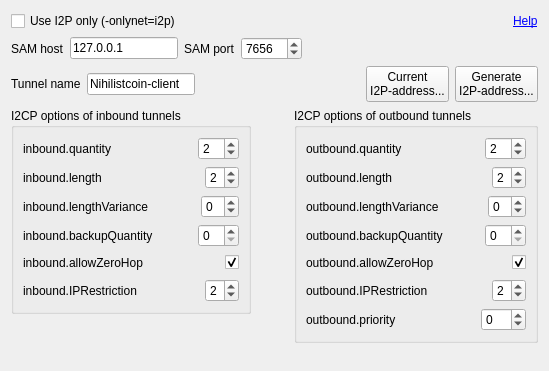
<?xml version="1.0" encoding="UTF-8"?>
<ui version="4.0">
 <class>I2POptionsWidget</class>
 <widget class="QWidget" name="I2POptionsWidget">
  <property name="geometry">
   <rect>
    <x>0</x>
    <y>0</y>
    <width>549</width>
    <height>371</height>
   </rect>
  </property>
  <property name="windowTitle">
   <string>Form</string>
  </property>
  <layout class="QVBoxLayout" name="verticalLayout_5">
   <item>
    <layout class="QHBoxLayout" name="horizontalLayout_15">
     <item>
      <widget class="QCheckBox" name="checkBoxUseI2POnly">
       <property name="text">
        <string>Use I2P only (-onlynet=i2p)</string>
       </property>
      </widget>
     </item>
     <item>
      <spacer name="horizontalSpacer_15">
       <property name="orientation">
        <enum>Qt::Horizontal</enum>
       </property>
       <property name="sizeHint" stdset="0">
        <size>
         <width>40</width>
         <height>20</height>
        </size>
       </property>
      </spacer>
     </item>
     <item>
      <widget class="QLabel" name="label">
       <property name="toolTip">
        <string>http://www.i2p2.i2p/i2cp.html#options</string>
       </property>
       <property name="text">
        <string>&lt;a href=&quot;http://www.i2p2.i2p/i2cp.html#options&quot;&gt;Help&lt;/a&gt;</string>
       </property>
       <property name="textFormat">
        <enum>Qt::RichText</enum>
       </property>
       <property name="openExternalLinks">
        <bool>true</bool>
       </property>
       <property name="textInteractionFlags">
        <set>Qt::TextBrowserInteraction</set>
       </property>
      </widget>
     </item>
    </layout>
   </item>
   <item>
    <layout class="QHBoxLayout" name="horizontalLayout_16">
     <item>
      <widget class="QLabel" name="labelSAMHost">
       <property name="text">
        <string>SAM host</string>
       </property>
      </widget>
     </item>
     <item>
      <widget class="QLineEdit" name="lineEditSAMHost">
       <property name="sizePolicy">
        <sizepolicy hsizetype="Fixed" vsizetype="Fixed">
         <horstretch>0</horstretch>
         <verstretch>0</verstretch>
        </sizepolicy>
       </property>
       <property name="text">
        <string>127.0.0.1</string>
       </property>
      </widget>
     </item>
     <item>
      <widget class="QLabel" name="labelSAMPort">
       <property name="text">
        <string>SAM port</string>
       </property>
      </widget>
     </item>
     <item>
      <widget class="QSpinBox" name="spinBoxSAMPort">
       <property name="minimum">
        <number>1</number>
       </property>
       <property name="maximum">
        <number>65535</number>
       </property>
       <property name="value">
        <number>7656</number>
       </property>
      </widget>
     </item>
     <item>
      <spacer name="horizontalSpacer_17">
       <property name="orientation">
        <enum>Qt::Horizontal</enum>
       </property>
       <property name="sizeHint" stdset="0">
        <size>
         <width>40</width>
         <height>20</height>
        </size>
       </property>
      </spacer>
     </item>
    </layout>
   </item>
   <item>
    <layout class="QHBoxLayout" name="horizontalLayout_17">
     <item>
      <widget class="QLabel" name="labelTunnelName">
       <property name="text">
        <string>Tunnel name</string>
       </property>
      </widget>
     </item>
     <item>
      <widget class="QLineEdit" name="lineEditTunnelName">
       <property name="sizePolicy">
        <sizepolicy hsizetype="Preferred" vsizetype="Fixed">
         <horstretch>0</horstretch>
         <verstretch>0</verstretch>
        </sizepolicy>
       </property>
       <property name="minimumSize">
        <size>
         <width>0</width>
         <height>0</height>
        </size>
       </property>
       <property name="text">
        <string>Nihilistcoin-client</string>
       </property>
      </widget>
     </item>
     <item>
      <spacer name="horizontalSpacer_18">
       <property name="orientation">
        <enum>Qt::Horizontal</enum>
       </property>
       <property name="sizeHint" stdset="0">
        <size>
         <width>40</width>
         <height>20</height>
        </size>
       </property>
      </spacer>
     </item>
     <item>
      <widget class="QPushButton" name="pushButtonCurrentI2PAddress">
       <property name="text">
        <string>Current
I2P-address...</string>
       </property>
      </widget>
     </item>
     <item>
      <widget class="QPushButton" name="pushButtonGenerateI2PAddress">
       <property name="text">
        <string>Generate
I2P-address...</string>
       </property>
      </widget>
     </item>
    </layout>
   </item>
   <item>
    <layout class="QHBoxLayout" name="horizontalLayout_14">
     <item>
      <layout class="QVBoxLayout" name="verticalLayout_4">
       <item>
        <widget class="QGroupBox" name="groupBoxInbound">
         <property name="title">
          <string>I2CP options of inbound tunnels</string>
         </property>
         <layout class="QVBoxLayout" name="verticalLayout">
          <item>
           <layout class="QHBoxLayout" name="horizontalLayout">
            <item>
             <widget class="QLabel" name="labelInboundQuantity">
              <property name="text">
               <string>inbound.quantity </string>
              </property>
             </widget>
            </item>
            <item>
             <spacer name="horizontalSpacer">
              <property name="orientation">
               <enum>Qt::Horizontal</enum>
              </property>
              <property name="sizeHint" stdset="0">
               <size>
                <width>40</width>
                <height>20</height>
               </size>
              </property>
             </spacer>
            </item>
            <item>
             <widget class="QSpinBox" name="spinBoxInboundQuantity">
              <property name="minimum">
               <number>1</number>
              </property>
              <property name="maximum">
               <number>16</number>
              </property>
              <property name="value">
               <number>2</number>
              </property>
             </widget>
            </item>
           </layout>
          </item>
          <item>
           <layout class="QHBoxLayout" name="horizontalLayout_2">
            <item>
             <widget class="QLabel" name="labelInboundLength">
              <property name="text">
               <string>inbound.length </string>
              </property>
             </widget>
            </item>
            <item>
             <spacer name="horizontalSpacer_2">
              <property name="orientation">
               <enum>Qt::Horizontal</enum>
              </property>
              <property name="sizeHint" stdset="0">
               <size>
                <width>40</width>
                <height>20</height>
               </size>
              </property>
             </spacer>
            </item>
            <item>
             <widget class="QSpinBox" name="spinBoxInboundLength">
              <property name="minimum">
               <number>0</number>
              </property>
              <property name="maximum">
               <number>7</number>
              </property>
              <property name="value">
               <number>2</number>
              </property>
             </widget>
            </item>
           </layout>
          </item>
          <item>
           <layout class="QHBoxLayout" name="horizontalLayout_3">
            <item>
             <widget class="QLabel" name="labelInboundLengthVariance">
              <property name="text">
               <string>inbound.lengthVariance</string>
              </property>
             </widget>
            </item>
            <item>
             <spacer name="horizontalSpacer_3">
              <property name="orientation">
               <enum>Qt::Horizontal</enum>
              </property>
              <property name="sizeHint" stdset="0">
               <size>
                <width>40</width>
                <height>20</height>
               </size>
              </property>
             </spacer>
            </item>
            <item>
             <widget class="QSpinBox" name="spinBoxInboundLengthVariance">
              <property name="minimum">
               <number>-7</number>
              </property>
              <property name="maximum">
               <number>7</number>
              </property>
             </widget>
            </item>
           </layout>
          </item>
          <item>
           <layout class="QHBoxLayout" name="horizontalLayout_4">
            <item>
             <widget class="QLabel" name="labelInboundBackupQuality">
              <property name="text">
               <string>inbound.backupQuantity </string>
              </property>
             </widget>
            </item>
            <item>
             <spacer name="horizontalSpacer_4">
              <property name="orientation">
               <enum>Qt::Horizontal</enum>
              </property>
              <property name="sizeHint" stdset="0">
               <size>
                <width>40</width>
                <height>20</height>
               </size>
              </property>
             </spacer>
            </item>
            <item>
             <widget class="QSpinBox" name="spinBoxInboundBackupQuality"/>
            </item>
           </layout>
          </item>
          <item>
           <layout class="QHBoxLayout" name="horizontalLayout_5">
            <item>
             <widget class="QLabel" name="labelInboundAllowZeroHop">
              <property name="text">
               <string>inbound.allowZeroHop </string>
              </property>
             </widget>
            </item>
            <item>
             <spacer name="horizontalSpacer_5">
              <property name="orientation">
               <enum>Qt::Horizontal</enum>
              </property>
              <property name="sizeHint" stdset="0">
               <size>
                <width>40</width>
                <height>20</height>
               </size>
              </property>
             </spacer>
            </item>
            <item>
             <widget class="QCheckBox" name="checkBoxInboundAllowZeroHop">
              <property name="checked">
               <bool>true</bool>
              </property>
             </widget>
            </item>
           </layout>
          </item>
          <item>
           <layout class="QHBoxLayout" name="horizontalLayout_6">
            <item>
             <widget class="QLabel" name="labelInboundIPRestriction">
              <property name="text">
               <string>inbound.IPRestriction</string>
              </property>
             </widget>
            </item>
            <item>
             <spacer name="horizontalSpacer_6">
              <property name="orientation">
               <enum>Qt::Horizontal</enum>
              </property>
              <property name="sizeHint" stdset="0">
               <size>
                <width>40</width>
                <height>20</height>
               </size>
              </property>
             </spacer>
            </item>
            <item>
             <widget class="QSpinBox" name="spinBoxInboundIPRestriction">
              <property name="maximum">
               <number>4</number>
              </property>
              <property name="value">
               <number>2</number>
              </property>
             </widget>
            </item>
           </layout>
          </item>
         </layout>
        </widget>
       </item>
       <item>
        <spacer name="verticalSpacer">
         <property name="orientation">
          <enum>Qt::Vertical</enum>
         </property>
         <property name="sizeHint" stdset="0">
          <size>
           <width>20</width>
           <height>40</height>
          </size>
         </property>
        </spacer>
       </item>
      </layout>
     </item>
     <item>
      <spacer name="horizontalSpacer_14">
       <property name="orientation">
        <enum>Qt::Horizontal</enum>
       </property>
       <property name="sizeHint" stdset="0">
        <size>
         <width>40</width>
         <height>20</height>
        </size>
       </property>
      </spacer>
     </item>
     <item>
      <layout class="QVBoxLayout" name="verticalLayout_3">
       <item>
        <widget class="QGroupBox" name="groupBoxOutbound">
         <property name="title">
          <string>I2CP options of outbound tunnels</string>
         </property>
         <layout class="QVBoxLayout" name="verticalLayout_2">
          <item>
           <layout class="QHBoxLayout" name="horizontalLayout_7">
            <item>
             <widget class="QLabel" name="labelOutboundQuantity">
              <property name="text">
               <string>outbound.quantity </string>
              </property>
             </widget>
            </item>
            <item>
             <spacer name="horizontalSpacer_7">
              <property name="orientation">
               <enum>Qt::Horizontal</enum>
              </property>
              <property name="sizeHint" stdset="0">
               <size>
                <width>40</width>
                <height>20</height>
               </size>
              </property>
             </spacer>
            </item>
            <item>
             <widget class="QSpinBox" name="spinBoxOutboundQuantity">
              <property name="minimum">
               <number>1</number>
              </property>
              <property name="value">
               <number>2</number>
              </property>
             </widget>
            </item>
           </layout>
          </item>
          <item>
           <layout class="QHBoxLayout" name="horizontalLayout_8">
            <item>
             <widget class="QLabel" name="labelOutboundLength">
              <property name="text">
               <string>outbound.length </string>
              </property>
             </widget>
            </item>
            <item>
             <spacer name="horizontalSpacer_8">
              <property name="orientation">
               <enum>Qt::Horizontal</enum>
              </property>
              <property name="sizeHint" stdset="0">
               <size>
                <width>40</width>
                <height>20</height>
               </size>
              </property>
             </spacer>
            </item>
            <item>
             <widget class="QSpinBox" name="spinBoxOutboundLength">
              <property name="maximum">
               <number>7</number>
              </property>
              <property name="value">
               <number>2</number>
              </property>
             </widget>
            </item>
           </layout>
          </item>
          <item>
           <layout class="QHBoxLayout" name="horizontalLayout_9">
            <item>
             <widget class="QLabel" name="labelOutboundLengthVariance">
              <property name="text">
               <string>outbound.lengthVariance</string>
              </property>
             </widget>
            </item>
            <item>
             <spacer name="horizontalSpacer_9">
              <property name="orientation">
               <enum>Qt::Horizontal</enum>
              </property>
              <property name="sizeHint" stdset="0">
               <size>
                <width>40</width>
                <height>20</height>
               </size>
              </property>
             </spacer>
            </item>
            <item>
             <widget class="QSpinBox" name="spinBoxOutboundLengthVariance">
              <property name="minimum">
               <number>-7</number>
              </property>
              <property name="maximum">
               <number>7</number>
              </property>
             </widget>
            </item>
           </layout>
          </item>
          <item>
           <layout class="QHBoxLayout" name="horizontalLayout_10">
            <item>
             <widget class="QLabel" name="labelOutboundBackupQuantity">
              <property name="text">
               <string>outbound.backupQuantity</string>
              </property>
             </widget>
            </item>
            <item>
             <spacer name="horizontalSpacer_10">
              <property name="orientation">
               <enum>Qt::Horizontal</enum>
              </property>
              <property name="sizeHint" stdset="0">
               <size>
                <width>40</width>
                <height>20</height>
               </size>
              </property>
             </spacer>
            </item>
            <item>
             <widget class="QSpinBox" name="spinBoxOutboundBackupQuantity"/>
            </item>
           </layout>
          </item>
          <item>
           <layout class="QHBoxLayout" name="horizontalLayout_11">
            <item>
             <widget class="QLabel" name="labelAllowZeroHop">
              <property name="text">
               <string>outbound.allowZeroHop </string>
              </property>
             </widget>
            </item>
            <item>
             <spacer name="horizontalSpacer_11">
              <property name="orientation">
               <enum>Qt::Horizontal</enum>
              </property>
              <property name="sizeHint" stdset="0">
               <size>
                <width>40</width>
                <height>20</height>
               </size>
              </property>
             </spacer>
            </item>
            <item>
             <widget class="QCheckBox" name="checkBoxAllowZeroHop">
              <property name="checked">
               <bool>true</bool>
              </property>
             </widget>
            </item>
           </layout>
          </item>
          <item>
           <layout class="QHBoxLayout" name="horizontalLayout_12">
            <item>
             <widget class="QLabel" name="labelOutboundIPRestriction">
              <property name="text">
               <string>outbound.IPRestriction</string>
              </property>
             </widget>
            </item>
            <item>
             <spacer name="horizontalSpacer_12">
              <property name="orientation">
               <enum>Qt::Horizontal</enum>
              </property>
              <property name="sizeHint" stdset="0">
               <size>
                <width>40</width>
                <height>20</height>
               </size>
              </property>
             </spacer>
            </item>
            <item>
             <widget class="QSpinBox" name="spinBoxOutboundIPRestriction">
              <property name="maximum">
               <number>4</number>
              </property>
              <property name="value">
               <number>2</number>
              </property>
             </widget>
            </item>
           </layout>
          </item>
          <item>
           <layout class="QHBoxLayout" name="horizontalLayout_13">
            <item>
             <widget class="QLabel" name="labelOutboundPriority">
              <property name="text">
               <string>outbound.priority</string>
              </property>
             </widget>
            </item>
            <item>
             <spacer name="horizontalSpacer_13">
              <property name="orientation">
               <enum>Qt::Horizontal</enum>
              </property>
              <property name="sizeHint" stdset="0">
               <size>
                <width>40</width>
                <height>20</height>
               </size>
              </property>
             </spacer>
            </item>
            <item>
             <widget class="QSpinBox" name="spinBoxOutboundPriority">
              <property name="minimum">
               <number>-25</number>
              </property>
              <property name="maximum">
               <number>25</number>
              </property>
             </widget>
            </item>
           </layout>
          </item>
         </layout>
        </widget>
       </item>
       <item>
        <spacer name="verticalSpacer_2">
         <property name="orientation">
          <enum>Qt::Vertical</enum>
         </property>
         <property name="sizeHint" stdset="0">
          <size>
           <width>20</width>
           <height>40</height>
          </size>
         </property>
        </spacer>
       </item>
      </layout>
     </item>
    </layout>
   </item>
  </layout>
 </widget>
 <tabstops>
  <tabstop>checkBoxUseI2POnly</tabstop>
  <tabstop>lineEditSAMHost</tabstop>
  <tabstop>spinBoxSAMPort</tabstop>
  <tabstop>lineEditTunnelName</tabstop>
  <tabstop>pushButtonCurrentI2PAddress</tabstop>
  <tabstop>pushButtonGenerateI2PAddress</tabstop>
  <tabstop>spinBoxInboundQuantity</tabstop>
  <tabstop>spinBoxInboundLength</tabstop>
  <tabstop>spinBoxInboundLengthVariance</tabstop>
  <tabstop>spinBoxInboundBackupQuality</tabstop>
  <tabstop>checkBoxInboundAllowZeroHop</tabstop>
  <tabstop>spinBoxInboundIPRestriction</tabstop>
  <tabstop>spinBoxOutboundQuantity</tabstop>
  <tabstop>spinBoxOutboundLength</tabstop>
  <tabstop>spinBoxOutboundLengthVariance</tabstop>
  <tabstop>spinBoxOutboundBackupQuantity</tabstop>
  <tabstop>checkBoxAllowZeroHop</tabstop>
  <tabstop>spinBoxOutboundIPRestriction</tabstop>
  <tabstop>spinBoxOutboundPriority</tabstop>
 </tabstops>
 <resources/>
 <connections/>
</ui>
